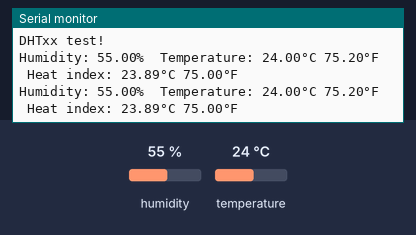
This sketch was run on a simulated ESP32. On the bench: the last lines printed to the serial monitor. The test bench sets the inputs (shaded band); at power-on: humidity 55 %, temperature 24 °C.

Above: at 4.8 s.
4.9 s: humidity set to 22 %
At 7.0 s:
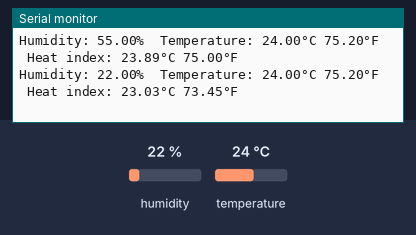
7.9 s: temperature set to 12 °C
At 8.8 s:
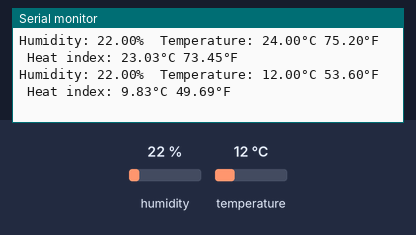
10.9 s: humidity set to 40 %
At 13.6 s:
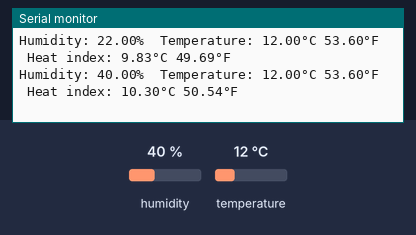
Timing chart, 0 to 15.1 s (numbered marks = the images above; inputs shaded):
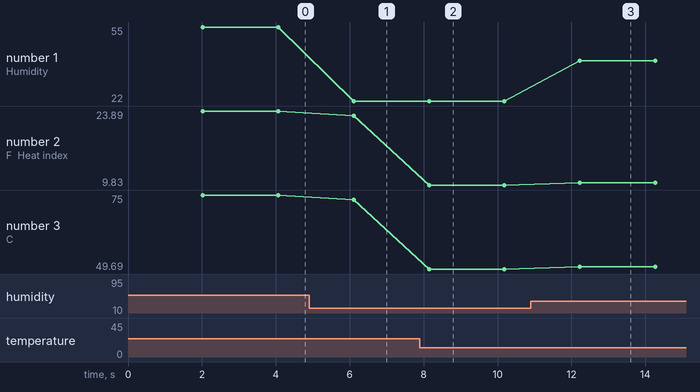

Measured:
- after the input at 4.9 s, the serial monitor: prints a new line after 1.2 s (image 1)
- after the input at 7.9 s, the serial monitor: prints a new line after 0.25 s (image 2)
- after the input at 10.9 s, the serial monitor: prints a new line after 1.3 s (image 3)
- plotted number 1: 55 → 22 after the input at 4.9 s, 22 → 40 after the input at 10.9 s
- plotted number 2: 23.89 → 23.03 after the input at 4.9 s, 23.03 → 9.83 after the input at 7.9 s, 9.83 → 10.3 after the input at 10.9 s
- plotted number 3: 75 → 73.45 after the input at 4.9 s, 73.45 → 49.69 after the input at 7.9 s, 49.69 → 50.54 after the input at 10.9 s

The sketch:

dht11-test.ino
```cpp
/* This tutorial shows how to use the DHT11 and DHT22 temperature and humidity sensors with the ESP32.

   DHT Sensor:
   The DHT11 and DHT22 sensors are used to measure temperature and relative humidity. For my project, I have used the DHT11.
   These sensors contain a chip that does analog to digital conversion and spit out a digital signal with the temperature and humidity.
   The DHT11 measures temperature in the range of 0 to 50ºC (accuracy +/-2ºC), and humidity in the range of 20 to 90% (accuracy +/-5%).
   Operating voltage: 3 to 5V
 */

//include the Adafruit DHT library
#include <DHT.h>

#define DHTPIN 4     // digital pin connected to the DHT sensor - GPIO4

#define DHTTYPE DHT11

// Pin 1 of the sensor connected to +5V
// Pin 2 of the sensor connected to DHTPIN
// Pin 3 connected to GND

//initialize DHT sensor
DHT dht(DHTPIN, DHTTYPE);

void setup() {
  Serial.begin(9600);
  Serial.println(F("DHTxx test!"));

  dht.begin();
}

void loop() {
  // wait a few seconds between measurements.
  delay(2000);

  // reading temperature or humidity takes about 250 milliseconds
  // sensor readings may also be up to 2 seconds 'old'
  float h = dht.readHumidity();
  // read temperature as Celsius (the default)
  float t = dht.readTemperature();
  // read temperature as Fahrenheit (isFahrenheit = true)
  float f = dht.readTemperature(true);

  // check if any reads failed and exit early (to try again).
  if (isnan(h) || isnan(t) || isnan(f)) {
    Serial.println(F("Failed to read from DHT sensor!"));
    return;
  }

  // Compute heat index in Fahrenheit (the default)
  float hif = dht.computeHeatIndex(f, h);
  // Compute heat index in Celsius (isFahreheit = false)
  float hic = dht.computeHeatIndex(t, h, false);

  Serial.print(F("Humidity: "));
  Serial.print(h);
  Serial.print(F("%  Temperature: "));
  Serial.print(t);
  Serial.print(F("°C "));
  Serial.print(f);
  Serial.print(F("°F  Heat index: "));
  Serial.print(hic);
  Serial.print(F("°C "));
  Serial.print(hif);
  Serial.println(F("°F"));
}
```
